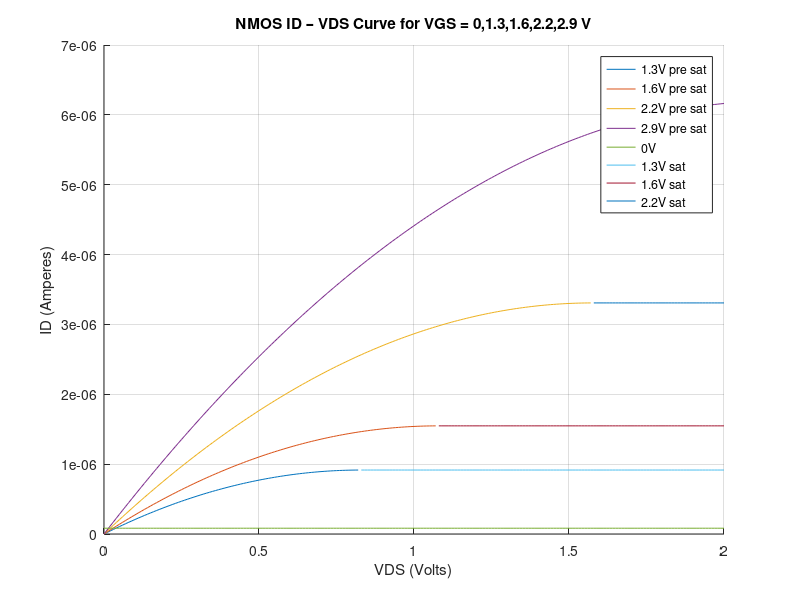
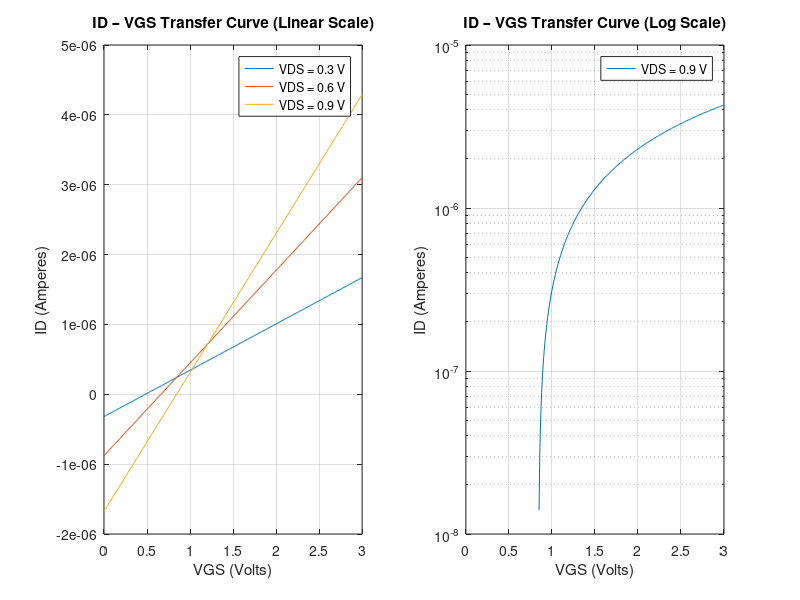

These charts were generated, in order, by the following MATLAB code:
%ECE 417 Sim 2 - MATLAB
%Constants
G_ox = 2.5e-6;
Q_f = 1 * 10^11; %cm^-2
T = 300; %Kelvin
q = 1.60217663e-19; %Coulombs
K_B = 1.3806452e-23;
N_A = 9e17; %cm-3 for substrate
eps_0 = 8.854187817e-12;
eps_0x = 3.9;
n_i = 1e10; %cm^-3 for substrate
V_BS = 0;
E_g = 1.12; %eV
eps_si = 11.9;
V_GS = 0;
L = 0.5e-6; % channel length;
W = 0.8e-6; % channel width;
%Part 1
%Estimate V_TO
C_ox = (eps_0 * eps_0x)/ G_ox;
gamma = (sqrt(2*q*eps_si*eps_0*N_A)/C_ox);
Psi_B = ((K_B*T)/q)*log(N_A/n_i);
Phi_MS = -1*(E_g/2) + -1*Psi_B;
V_FB = Phi_MS - ((q*Q_f)/C_ox);
V_TO = V_FB + (2*Psi_B) + (gamma*(sqrt((2*Psi_B)-V_BS)));
%Part 2m
%Output Curves
%Calculate V_dsat
%Change for given V_GS
%K = (sqrt(q*eps_si*N_A))/C_ox;
K = gamma/(sqrt(2));
M = 1 + (K/(sqrt(2*(2*Psi_B-V_BS))));
V_dsat = (V_GS - V_TO) / M;
%As V_GS changes, V_dsat will change for each iteration of V_GS
%The sweep of V_DS changes the region of operation for a given V_dsat
% sweep V_DS from 0V to 2V
    %V_GS > V_T0 and V_DS < V_dsat
   %I_DS_pre_sat = (W/L)*mu*C_ox((V_GS-V_TO)*V_DS - (M*(V_DS^2)/L));
   %V_GS >= V_T0 and V_DS >= V_dsat
   %I_DS_sat = (W/(2*M*L))*mu*C_ox*((V_GS-V_TO)^2);
% Constants and parameters
W_over_L = W/L; % Width-to-Length ratio
mu = 0.1; % Mobility
% Voltage range
V_DS_range = 0:0.01:2; % VDS range from 0 to 2 V
% Choose a specific value for V_GS
V_GS1 = 0;
% Calculate V_DSat
V_DSat1 = (V_GS1 - V_TO) / M;
% Cutoff region
I_D_cutoff1 = zeros(size(V_DS_range));
I_D_cutoff1(V_GS1 < V_TO) = 0;
% Pre-saturation region
I_DS_pre_sat1 = (W_over_L) * mu * C_ox * ((V_GS1 - V_TO) * V_DS_range - (M * (V_DS_range.^2) / 2));
%I_DS_pre_sat1(V_DS_range < V_DSat1) = (W_over_L) * mu * C_ox * ((V_GS1 - V_TO) * V_DS_range - (M * (V_DS_range.^2) / 2));
% Saturation region
I_DS_sat1 = (W_over_L / (2 * M)) * mu * C_ox * ((V_GS1 - V_TO)^2);
I_DS_sat1(V_DS_range >= V_DSat1) = (W_over_L / (2 * M)) * mu * C_ox * ((V_GS1 - V_TO)^2);
% Choose a specific value for V_GS
V_GS2 = 1.3;
% Calculate V_DSat
V_DSat2 = (V_GS2 - V_TO) / M;
% Cutoff region
I_D_cutoff2 = zeros(size(V_DS_range));
I_D_cutoff2(V_GS2 < V_TO) = 0;
% Pre-saturation region
I_DS_pre_sat2 = (W_over_L) * mu * C_ox * ((V_GS2 - V_TO) * V_DS_range - (M * (V_DS_range.^2) / 2));
%I_DS_pre_sat2(V_DS_range < V_DSat2) = (W_over_L) * mu * C_ox * ((V_GS2 - V_TO) * V_DS_range - (M * (V_DS_range.^2) / 2));
% Saturation region
I_DS_sat2 = (W_over_L / (2 * M)) * mu * C_ox * ((V_GS2 - V_TO)^2);
I_DS_sat2(V_DS_range >= V_DSat2) = (W_over_L / (2 * M)) * mu * C_ox * ((V_GS2 - V_TO)^2);
% Choose a specific value for V_GS
V_GS3 = 1.6;
% Calculate V_DSat
V_DSat3 = (V_GS3 - V_TO) / M;
% Cutoff region
I_D_cutoff3 = zeros(size(V_DS_range));
I_D_cutoff3(V_GS3 < V_TO) = 0;
% Pre-saturation region
I_DS_pre_sat3 = (W_over_L) * mu * C_ox * ((V_GS3 - V_TO) * V_DS_range - (M * (V_DS_range.^2) / 2));
%I_DS_pre_sat3(V_DS_range < V_DSat3) = (W_over_L) * mu * C_ox * ((V_GS3 - V_TO) * V_DS_range - (M * (V_DS_range.^2) / 2));
% Saturation region
I_DS_sat3 = (W_over_L / (2 * M)) * mu * C_ox * ((V_GS3 - V_TO)^2);
I_DS_sat3(V_DS_range >= V_DSat3) = (W_over_L / (2 * M)) * mu * C_ox * ((V_GS3 - V_TO)^2);
% Choose a specific value for V_GS
V_GS4 = 2.2;
% Calculate V_DSat
V_DSat4 = (V_GS4 - V_TO) / M;
% Cutoff region
I_D_cutoff4 = zeros(size(V_DS_range));
I_D_cutoff4(V_GS4 < V_TO) = 0;
% Pre-saturation region
I_DS_pre_sat4 = (W_over_L) * mu * C_ox * ((V_GS4 - V_TO) * V_DS_range - (M * (V_DS_range.^2) / 2));
%I_DS_pre_sat4(V_DS_range < V_DSat4) = (W_over_L) * mu * C_ox * ((V_GS4 - V_TO) * V_DS_range - (M * (V_DS_range.^2) / 2));
% Saturation region
I_DS_sat4 = (W_over_L / (2 * M)) * mu * C_ox * ((V_GS4 - V_TO)^2);
I_DS_sat4(V_DS_range >= V_DSat4) = (W_over_L / (2 * M)) * mu * C_ox * ((V_GS4 - V_TO)^2);
% Choose a specific value for V_GS
V_GS5 = 2.9;
% Calculate V_DSat
V_DSat5 = (V_GS5 - V_TO) / M;
% Cutoff region
I_D_cutoff5 = zeros(size(V_DS_range));
I_D_cutoff5(V_GS5 < V_TO) = 0;
% Pre-saturation region
I_DS_pre_sat5 = (W_over_L) * mu * C_ox * ((V_GS5 - V_TO) * V_DS_range - (M * (V_DS_range.^2) / 2));
%I_DS_pre_sat5(V_DS_range < V_DSat5) = (W_over_L) * mu * C_ox * ((V_GS5 - V_TO) * V_DS_range - (M * (V_DS_range.^2) / 2));
% Saturation region
I_DS_sat5 = (W_over_L / (2 * M)) * mu * C_ox * ((V_GS5 - V_TO)^2);
I_DS_sat5(V_DS_range >= V_DSat5) = (W_over_L / (2 * M)) * mu * C_ox * ((V_GS5 - V_TO)^2);
% Plot the curves
figure;
%plot(V_DS_range(V_DS_range < V_DSat1), I_D_cutoff1(V_DS_range < V_DSat1));
%plot(V_DS_range(V_DS_range < V_DSat2), I_D_cutoff2(V_DS_range < V_DSat2));
%plot(V_DS_range(V_DS_range < V_DSat3), I_D_cutoff3(V_DS_range < V_DSat3));
%plot(V_DS_range(V_DS_range < V_DSat4), I_D_cutoff4(V_DS_range < V_DSat4));
%plot(V_DS_range(V_DS_range < V_DSat5), I_D_cutoff5(V_DS_range < V_DSat5));
hold on;
plot(V_DS_range(V_DS_range < V_DSat1), I_DS_pre_sat1(V_DS_range < V_DSat1), 'DisplayName', '0V');
plot(V_DS_range(V_DS_range < V_DSat2), I_DS_pre_sat2(V_DS_range < V_DSat2), 'DisplayName', '1.3V pre sat');
plot(V_DS_range(V_DS_range < V_DSat3), I_DS_pre_sat3(V_DS_range < V_DSat3), 'DisplayName', '1.6V pre sat');
plot(V_DS_range(V_DS_range < V_DSat4), I_DS_pre_sat4(V_DS_range < V_DSat4), 'DisplayName', '2.2V pre sat');
plot(V_DS_range(V_DS_range < V_DSat5), I_DS_pre_sat5(V_DS_range < V_DSat5), 'DisplayName', '2.9V pre sat');
plot(V_DS_range(V_DS_range >= V_DSat1), I_DS_sat1(V_DS_range >= V_DSat1), 'DisplayName', '0V');
plot(V_DS_range(V_DS_range >= V_DSat2), I_DS_sat2(V_DS_range >= V_DSat2), 'DisplayName', '1.3V sat');
plot(V_DS_range(V_DS_range >= V_DSat3), I_DS_sat3(V_DS_range >= V_DSat3), 'DisplayName', '1.6V sat');
plot(V_DS_range(V_DS_range >= V_DSat4), I_DS_sat4(V_DS_range >= V_DSat4), 'DisplayName', '2.2V sat');
plot(V_DS_range(V_DS_range >= V_DSat5), I_DS_sat5(V_DS_range >= V_DSat5), 'DisplayName', '2.9V sat');
% Customize the plot
title(sprintf('NMOS ID – VDS Curve for VGS = 0,1.3,1.6,2.2,2.9 V'));
xlabel('VDS (Volts)');
ylabel('ID (Amperes)');
legend('Location', 'Best');
grid on;
hold off;
%Plot transfer curves
%Same as before except static V_DS and sweep of V_GS
%For V_GS < V_T0
%I_D = 0;
%For V_GS >= V_T0 and V_DS < V_dsat
%I_DS = (W/L)*mu*C_ox;
%For V_GS >= V_T0 and V_DS >= V_dsat
%I_DS = (W/(2*M*L))*mu*C_ox*((V_GS-V_TO)^2);
%Plot
% Voltage ranges
V_GS_range = 0:0.01:3; % VGS range from 0 to 3 V
V_DS_values = [0.3, 0.6, 0.9]; % VDS values
V_BS = 0; % Back-gate voltage
% Initialize arrays to store data for sub-threshold swing calculation
VGS_subthreshold = [];
IDS_subthreshold = [];
figure;
% Linear y-axis scale plot
subplot(1, 2, 1);
for i = 1:length(V_DS_values)
   V_DS = V_DS_values(i);
  
   % Calculate ID for the given VGS and VDS
   ID = (W_over_L) * mu * C_ox * ((V_GS_range - V_TO) .* V_DS - (M * (V_DS^2) / 2));
  
   % Plot the transfer curve
   plot(V_GS_range, ID, 'DisplayName', sprintf('VDS = %.1f V', V_DS));
   hold on;
  
   % Store data for sub-threshold swing calculation (for VDS = 0.3 V)
   if V_DS == 0.3
       VGS_subthreshold = [VGS_subthreshold, V_GS_range];
       IDS_subthreshold = [IDS_subthreshold, ID];
   end
end
title('ID – VGS Transfer Curve (Linear Scale)');
xlabel('VGS (Volts)');
ylabel('ID (Amperes)');
legend('Location', 'Best');
grid on;
% Log y-axis scale plot
subplot(1, 2, 2);
% Choose VDS = 0.3 V for sub-threshold swing calculation
V_DS_subthreshold = 0.3;
ID_subthreshold = (W_over_L) * mu * C_ox * ((V_GS_range - V_TO) .* V_DS_subthreshold - (M * (V_DS_subthreshold^2) / 2));
V_DS_subthreshold1 = 0.6;
ID_subthreshold1 = (W_over_L) * mu * C_ox * ((V_GS_range - V_TO) .* V_DS_subthreshold1 - (M * (V_DS_subthreshold1^2) / 2));
V_DS_subthreshold2 = 0.9;
ID_subthreshold2 = (W_over_L) * mu * C_ox * ((V_GS_range - V_TO) .* V_DS_subthreshold2 - (M * (V_DS_subthreshold2^2) / 2));
semilogy(V_GS_range, ID_subthreshold, 'DisplayName', sprintf('VDS = %.1f V', V_DS_subthreshold));
semilogy(V_GS_range, ID_subthreshold1, 'DisplayName', sprintf('VDS = %.1f V', V_DS_subthreshold1));
semilogy(V_GS_range, ID_subthreshold2, 'DisplayName', sprintf('VDS = %.1f V', V_DS_subthreshold2));
title('ID – VGS Transfer Curve (Log Scale)');
xlabel('VGS (Volts)');
ylabel('ID (Amperes)');
legend('Location', 'Best');
grid on;
hold off;
% (a) Estimate VT from the linear y-axis scale transfer curve
VT_estimate = V_GS_range(find(ID_subthreshold > 1e-12, 1, 'first'));
% (b) Estimate sub-threshold swing (in mV/dec) from the log y-axis scale
subthreshold_indices = ID_subthreshold > 1e-12;
subthreshold_slope = diff(log(ID_subthreshold(subthreshold_indices))) / diff(V_GS_range(subthreshold_indices));
subthreshold_swing_mV_per_dec = -1e3 / subthreshold_slope;
fprintf('(a) VT (Threshold Voltage) Estimate: %.3f V\n', VT_estimate);
fprintf('(b) Sub-threshold Swing Estimate: %.2f mV/dec\n', subthreshold_swing_mV_per_dec);
